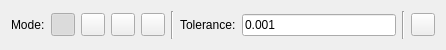
<?xml version="1.0" encoding="UTF-8"?>
<ui version="4.0">
 <class>SelectContour</class>
 <widget class="QWidget" name="SelectContour">
  <property name="geometry">
   <rect>
    <x>0</x>
    <y>0</y>
    <width>446</width>
    <height>50</height>
   </rect>
  </property>
  <layout class="QHBoxLayout">
   <item>
    <widget class="QLabel" name="labelMode">
     <property name="text">
      <string>Mode:</string>
     </property>
    </widget>
   </item>
   <item>
    <widget class="QToolButton" name="ModeReplace">
     <property name="toolTip">
      <string>Replace the current selection</string>
     </property>
     <property name="icon">
      <iconset>
       <normaloff>../SelectionModeReplace.svg</normaloff>../SelectionModeReplace.svg</iconset>
     </property>
     <property name="checkable">
      <bool>true</bool>
     </property>
     <property name="checked">
      <bool>true</bool>
     </property>
     <property name="autoExclusive">
      <bool>true</bool>
     </property>
     <attribute name="buttonGroup">
      <string notr="true">SelectionMode</string>
     </attribute>
    </widget>
   </item>
   <item>
    <widget class="QToolButton" name="ModeAdd">
     <property name="toolTip">
      <string>Add to the current selection</string>
     </property>
     <property name="icon">
      <iconset>
       <normaloff>../SelectionModeAdd.svg</normaloff>../SelectionModeAdd.svg</iconset>
     </property>
     <property name="checkable">
      <bool>true</bool>
     </property>
     <property name="autoExclusive">
      <bool>true</bool>
     </property>
     <attribute name="buttonGroup">
      <string notr="true">SelectionMode</string>
     </attribute>
    </widget>
   </item>
   <item>
    <widget class="QToolButton" name="ModeRemove">
     <property name="toolTip">
      <string>Subtract from the current selection</string>
     </property>
     <property name="icon">
      <iconset>
       <normaloff>../SelectionModeRemove.svg</normaloff>../SelectionModeRemove.svg</iconset>
     </property>
     <property name="checkable">
      <bool>true</bool>
     </property>
     <property name="autoExclusive">
      <bool>true</bool>
     </property>
     <attribute name="buttonGroup">
      <string notr="true">SelectionMode</string>
     </attribute>
    </widget>
   </item>
   <item>
    <widget class="QToolButton" name="ModeIntersect">
     <property name="toolTip">
      <string>Intersect with the current selection</string>
     </property>
     <property name="icon">
      <iconset>
       <normaloff>../SelectionModeIntersect.svg</normaloff>../SelectionModeIntersect.svg</iconset>
     </property>
     <property name="checkable">
      <bool>true</bool>
     </property>
     <property name="autoExclusive">
      <bool>true</bool>
     </property>
     <attribute name="buttonGroup">
      <string notr="true">SelectionMode</string>
     </attribute>
    </widget>
   </item>
   <item>
    <widget class="Line" name="line">
     <property name="orientation">
      <enum>Qt::Vertical</enum>
     </property>
    </widget>
   </item>
   <item>
    <widget class="QLabel" name="labelTolerance">
     <property name="text">
      <string>Tolerance:</string>
     </property>
    </widget>
   </item>
   <item>
    <widget class="RMathLineEdit" name="Tolerance">
     <property name="text">
      <string notr="true">0.001</string>
     </property>
     <property name="angle" stdset="0">
      <bool>false</bool>
     </property>
     <property name="defaultUnit" stdset="0">
      <number>0</number>
     </property>
    </widget>
   </item>
   <item>
    <widget class="Line" name="line_2">
     <property name="orientation">
      <enum>Qt::Vertical</enum>
     </property>
    </widget>
   </item>
   <item>
    <widget class="QToolButton" name="Reset"/>
   </item>
  </layout>
 </widget>
 <customwidgets>
  <customwidget>
   <class>RMathLineEdit</class>
   <extends>QLineEdit</extends>
   <header>RMathLineEdit.h</header>
  </customwidget>
 </customwidgets>
 <resources/>
 <connections/>
 <buttongroups>
  <buttongroup name="SelectionMode"/>
 </buttongroups>
</ui>
